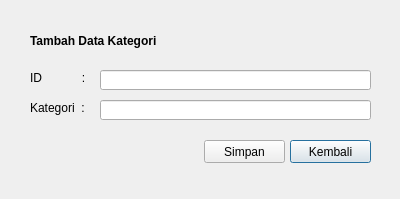
<?xml version="1.0" encoding="UTF-8"?>
<ui version="4.0">
 <class>Dialog</class>
 <widget class="QDialog" name="Dialog">
  <property name="geometry">
   <rect>
    <x>0</x>
    <y>0</y>
    <width>400</width>
    <height>199</height>
   </rect>
  </property>
  <property name="windowTitle">
   <string>Dialog</string>
  </property>
  <widget class="QLabel" name="label_3">
   <property name="geometry">
    <rect>
     <x>30</x>
     <y>100</y>
     <width>61</width>
     <height>16</height>
    </rect>
   </property>
   <property name="text">
    <string>Kategori  :</string>
   </property>
  </widget>
  <widget class="QLabel" name="label">
   <property name="geometry">
    <rect>
     <x>30</x>
     <y>30</y>
     <width>131</width>
     <height>21</height>
    </rect>
   </property>
   <property name="font">
    <font>
     <weight>75</weight>
     <bold>true</bold>
    </font>
   </property>
   <property name="text">
    <string>Tambah Data Kategori</string>
   </property>
  </widget>
  <widget class="QPushButton" name="pushButton_2">
   <property name="geometry">
    <rect>
     <x>290</x>
     <y>140</y>
     <width>81</width>
     <height>23</height>
    </rect>
   </property>
   <property name="text">
    <string>Kembali</string>
   </property>
  </widget>
  <widget class="QLabel" name="label_2">
   <property name="geometry">
    <rect>
     <x>30</x>
     <y>70</y>
     <width>61</width>
     <height>16</height>
    </rect>
   </property>
   <property name="text">
    <string>ID            :</string>
   </property>
  </widget>
  <widget class="QLineEdit" name="lineEdit_2">
   <property name="geometry">
    <rect>
     <x>100</x>
     <y>100</y>
     <width>271</width>
     <height>20</height>
    </rect>
   </property>
  </widget>
  <widget class="QLineEdit" name="lineEdit">
   <property name="geometry">
    <rect>
     <x>100</x>
     <y>70</y>
     <width>271</width>
     <height>20</height>
    </rect>
   </property>
  </widget>
  <widget class="QPushButton" name="pushButton">
   <property name="geometry">
    <rect>
     <x>204</x>
     <y>140</y>
     <width>81</width>
     <height>23</height>
    </rect>
   </property>
   <property name="text">
    <string>Simpan</string>
   </property>
  </widget>
 </widget>
 <resources/>
 <connections/>
</ui>
